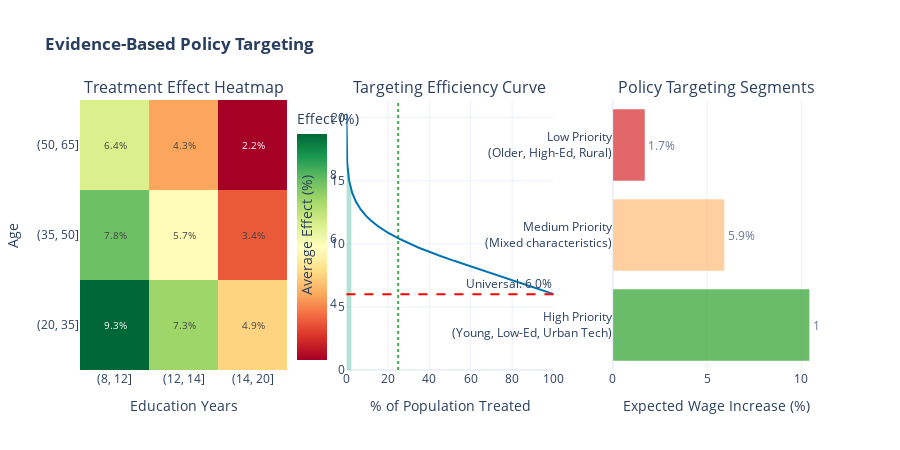

Write notebook code for a chart like this one.
### Code cell
# =============================================================================
# Targeting Rule Visualization (Interactive Plotly)
# =============================================================================

fig = make_subplots(
    rows=1, cols=3,
    subplot_titles=(
        'Treatment Effect Heatmap',
        'Targeting Efficiency Curve',
        'Policy Targeting Segments'
    ),
    horizontal_spacing=0.08
)

# 1. Treatment effect by education and age (heatmap)
pivot = data.pivot_table(values='tau_estimated', 
                         index=pd.cut(data['age'], bins=[20, 35, 50, 65]),
                         columns=pd.cut(data['education_years'], bins=[8, 12, 14, 20]),
                         aggfunc='mean') * 100
fig.add_trace(
    go.Heatmap(z=pivot.values, x=[str(c) for c in pivot.columns], 
               y=[str(i) for i in pivot.index],
               colorscale='RdYlGn', text=np.round(pivot.values, 1),
               texttemplate='%{text:.1f}%', textfont=dict(size=10),
               colorbar=dict(title='Effect (%)', x=0.28)),
    row=1, col=1
)

# 2. Cost-effectiveness frontier
sorted_data = data.sort_values('tau_estimated', ascending=False).copy()
sorted_data['cumulative_pct'] = np.arange(1, len(sorted_data) + 1) / len(sorted_data) * 100
sorted_data['cumulative_avg_effect'] = sorted_data['tau_estimated'].expanding().mean() * 100

fig.add_trace(
    go.Scatter(x=sorted_data['cumulative_pct'], y=sorted_data['cumulative_avg_effect'],
               mode='lines', line=dict(color=COLORS[0], width=2), name='Avg Effect'),
    row=1, col=2
)
fig.add_hline(y=data['tau_estimated'].mean() * 100, line_dash="dash", line_color="red",
              annotation_text=f"Universal: {data['tau_estimated'].mean()*100:.1f}%", row=1, col=2)
fig.add_vline(x=25, line_dash="dot", line_color="green", opacity=0.7, row=1, col=2)
fig.add_trace(
    go.Scatter(x=sorted_data['cumulative_pct'][:500], y=sorted_data['cumulative_avg_effect'][:500],
               fill='tozeroy', fillcolor='rgba(0,158,115,0.3)', mode='none', name='Top 25%'),
    row=1, col=2
)

# 3. Policy recommendation segments
segments = {
    'High Priority<br>(Young, Low-Ed, Urban Tech)': high_impact['tau_estimated'].mean() * 100,
    'Medium Priority<br>(Mixed characteristics)': data[(data['tau_estimated'] > data['tau_estimated'].quantile(0.25)) & 
                                                       (data['tau_estimated'] <= data['tau_estimated'].quantile(0.75))]['tau_estimated'].mean() * 100,
    'Low Priority<br>(Older, High-Ed, Rural)': low_impact['tau_estimated'].mean() * 100
}
colors_segments = ['#2ca02c', '#ffbb78', '#d62728']
fig.add_trace(
    go.Bar(x=list(segments.values()), y=list(segments.keys()), orientation='h',
           marker_color=colors_segments, opacity=0.7,
           text=[f'{v:.1f}%' for v in segments.values()], textposition='outside'),
    row=1, col=3
)

fig.update_layout(
    title_text='<b>Evidence-Based Policy Targeting</b>',
    height=450,
    showlegend=False,
    template='plotly_white'
)
fig.update_xaxes(title_text='Education Years', row=1, col=1)
fig.update_xaxes(title_text='% of Population Treated', row=1, col=2)
fig.update_xaxes(title_text='Expected Wage Increase (%)', row=1, col=3)
fig.update_yaxes(title_text='Age', row=1, col=1)
fig.update_yaxes(title_text='Average Effect (%)', row=1, col=2)

fig.show()

### Figure 1 — Plotly figure (JSON) as saved in the notebook; plotly's stock layout.template omitted (floating-point values rounded to 4 significant figures; data arrays with more than 128 entries replaced by an {"elided": "..."} marker saying what was removed)
{"data": [{"colorbar": {"title": {"text": "Effect (%)"}, "x": 0.28}, "colorscale": [[0, "rgb(165,0,38)"], [0.1, "rgb(215,48,39)"], [0.2, "rgb(244,109,67)"], [0.3, "rgb(253,174,97)"], [0.4, "rgb(254,224,139)"], [0.5, "rgb(255,255,191)"], [0.6, "rgb(217,239,139)"], [0.7, "rgb(166,217,106)"], [0.8, "rgb(102,189,99)"], [0.9, "rgb(26,152,80)"], [1, "rgb(0,104,55)"]], "text": [[9.3, 7.3, 4.9], [7.8, 5.7, 3.4], [6.4, 4.3, 2.2]], "textfont": {"size": 10}, "texttemplate": "%{text:.1f}%", "type": "heatmap", "x": ["(8, 12]", "(12, 14]", "(14, 20]"], "xaxis": "x", "y": ["(20, 35]", "(35, 50]", "(50, 65]"], "yaxis": "y", "z": [[9.277, 7.251, 4.88], [7.792, 5.696, 3.413], [6.433, 4.252, 2.239]]}, {"line": {"color": "#0072B2", "width": 2}, "mode": "lines", "name": "Avg Effect", "type": "scatter", "x": {"elided": "21000 float values"}, "xaxis": "x2", "y": {"elided": "21000 float values"}, "yaxis": "y2"}, {"fill": "tozeroy", "fillcolor": "rgba(0,158,115,0.3)", "mode": "none", "name": "Top 25%", "type": "scatter", "x": {"elided": "500 float values"}, "xaxis": "x2", "y": {"elided": "500 float values"}, "yaxis": "y2"}, {"marker": {"color": ["#2ca02c", "#ffbb78", "#d62728"]}, "opacity": 0.7, "orientation": "h", "text": ["10.4%", "5.9%", "1.7%"], "textposition": "outside", "type": "bar", "x": [10.44, 5.929, 1.708], "xaxis": "x3", "y": ["High Priority<br>(Young, Low-Ed, Urban Tech)", "Medium Priority<br>(Mixed characteristics)", "Low Priority<br>(Older, High-Ed, Rural)"], "yaxis": "y3"}], "layout": {"annotations": [{"font": {"size": 16}, "showarrow": false, "text": "Treatment Effect Heatmap", "x": 0.14, "xanchor": "center", "xref": "paper", "y": 1, "yanchor": "bottom", "yref": "paper"}, {"font": {"size": 16}, "showarrow": false, "text": "Targeting Efficiency Curve", "x": 0.5, "xanchor": "center", "xref": "paper", "y": 1, "yanchor": "bottom", "yref": "paper"}, {"font": {"size": 16}, "showarrow": false, "text": "Policy Targeting Segments", "x": 0.86, "xanchor": "center", "xref": "paper", "y": 1, "yanchor": "bottom", "yref": "paper"}, {"showarrow": false, "text": "Universal: 6.0%", "x": 1, "xanchor": "right", "xref": "x2 domain", "y": 6.003, "yanchor": "bottom", "yref": "y2"}], "height": 450, "shapes": [{"line": {"color": "red", "dash": "dash"}, "type": "line", "x0": 0, "x1": 1, "xref": "x2 domain", "y0": 6.003, "y1": 6.003, "yref": "y2"}, {"line": {"color": "green", "dash": "dot"}, "opacity": 0.7, "type": "line", "x0": 25, "x1": 25, "xref": "x2", "y0": 0, "y1": 1, "yref": "y2 domain"}], "showlegend": false, "title": {"text": "<b>Evidence-Based Policy Targeting</b>"}, "xaxis": {"anchor": "y", "domain": [0, 0.28], "title": {"text": "Education Years"}}, "xaxis2": {"anchor": "y2", "domain": [0.36, 0.64], "title": {"text": "% of Population Treated"}}, "xaxis3": {"anchor": "y3", "domain": [0.72, 1], "title": {"text": "Expected Wage Increase (%)"}}, "yaxis": {"anchor": "x", "domain": [0, 1], "title": {"text": "Age"}}, "yaxis2": {"anchor": "x2", "domain": [0, 1], "title": {"text": "Average Effect (%)"}}, "yaxis3": {"anchor": "x3", "domain": [0, 1]}}}
